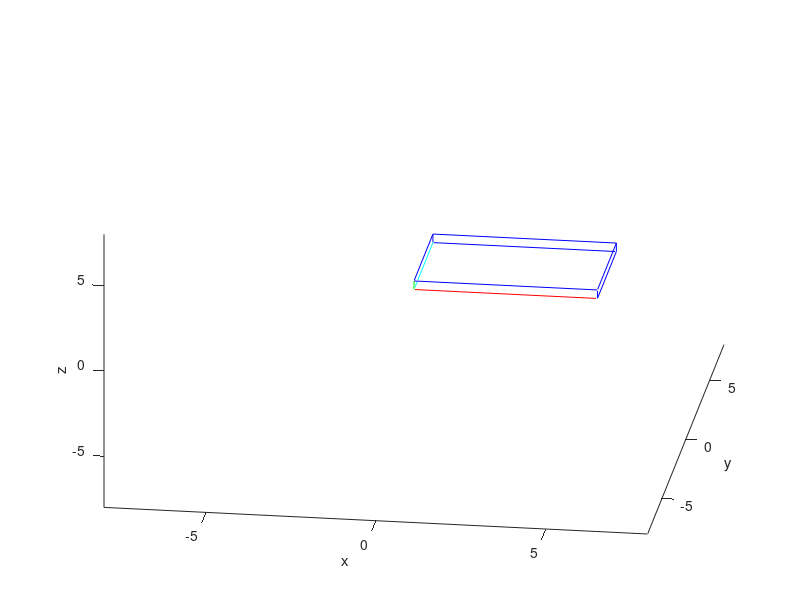

Here is the MATLAB script that generated this plot: (Note: this script raises an error after producing the figure.)
%Brian Lui
%bl569
%MAE 5730- Intermediate Dynamics

%a. 
%Draw a box that is long in the x direction and narrow in 
%the z direction so the moment of inertia in the reference
%configuration could plausibly be:
%I = [1 0 0; 0 2 0; 0 0 3];

clear all;
close all;

%Setting up I to have the desired stuff
m = 1;
b = sqrt(24/m) + 0.5;          %length of box base
w = sqrt(12/m) + 0.5;          %length of box width
h = 0.5;                       %length of box height

I0 = [w^2+h^2,       0,        0;...
           0, b^2+h^2,        0;...
           0,       0, b^2+w^2] * m/12;
I0 = round(I0);


%Making the box
vertex1 = [0, 0, 0];
vertex2 = [0, 0, h];
vertex3 = [0, w, 0];
vertex4 = [0, w, h];
vertex5 = [b, 0, 0];
vertex6 = [b, 0, h];
vertex7 = [b, w, 0];
vertex8 = [b, w, h];

%Each column represents a vertex
%    A, B, C, D, E, F, G, H
x = [0, 0, b, b, b, b, 0, 0];
y = [0, 0, 0, 0, w, w, w, w];
z = [0, h, h, 0, 0, h, h, 0];

%Edges AB, BC, CD, DA, DE, DF, FG, GH, AH, BG, CF, BE
%Bottom square- ABCD
edgeAB = [x(1), x(2); y(1), y(2); z(1), z(2)];
edgeBC = [x(2), x(3); y(2), y(3); z(2), z(3)];
edgeCD = [x(3), x(4); y(3), y(4); z(3), z(4)];
edgeAD = [x(1), x(4); y(1), y(4); z(1), z(4)];

%Top square- EFGH
edgeEF = [x(5), x(6); y(5), y(6); z(5), z(6)];
edgeFG = [x(6), x(7); y(6), y(7); z(6), z(7)];
edgeGH = [x(7), x(8); y(7), y(8); z(7), z(8)];
edgeHE = [x(5), x(8); y(5), y(8); z(5), z(8)];

%Connecting the two squares
edgeAH = [x(1), x(8); y(1), y(8); z(1), z(8)];
edgeBG = [x(2), x(7); y(2), y(7); z(2), z(7)];
edgeCF = [x(3), x(6); y(3), y(6); z(3), z(6)];
edgeDE = [x(4), x(5); y(4), y(5); z(4), z(5)];

figure(1);
plot3(edgeAB(1,:),edgeAB(2,:), edgeAB(3,:), 'g');
hold on;
plot3(edgeBC(1,:),edgeBC(2,:), edgeBC(3,:), 'b');
plot3(edgeCD(1,:),edgeCD(2,:), edgeCD(3,:), 'b');
plot3(edgeAD(1,:),edgeAD(2,:), edgeAD(3,:), 'r');
%plot top box
plot3(edgeEF(1,:),edgeEF(2,:), edgeEF(3,:), 'b');
plot3(edgeFG(1,:),edgeFG(2,:), edgeFG(3,:), 'b');
plot3(edgeGH(1,:),edgeGH(2,:), edgeGH(3,:), 'b');
plot3(edgeHE(1,:),edgeHE(2,:), edgeHE(3,:), 'b');

plot3(edgeAH(1,:),edgeAH(2,:), edgeAH(3,:), 'c');
plot3(edgeBG(1,:),edgeBG(2,:), edgeBG(3,:), 'b');
plot3(edgeCF(1,:),edgeCF(2,:), edgeCF(3,:), 'b');
plot3(edgeDE(1,:),edgeDE(2,:), edgeDE(3,:), 'b');

axis([-8 8 -8 8 -8 8]);
xlabel('x');
ylabel('y');
zlabel('z');
set(gca, 'View', [8, 35]);
hold off;



%b.    
%Simulate and animate the torque-free motion of this box using the Euler 
%equations and the initial condition w0 = [0.01, 1, 0]'. Integrate for a 
%long enough time that the motion is interesting. 
%Consider any other problems you like.

%input parameters
p.I0 = I0;      %initial inertia of object
p.M = 0;        %net moment acting on rigid object

%setting up the initial conditions
R_0 = eye(3);                      %Initally not rotating
omegaVector_0 = [0.01, 1.0, 0.0]';     %This is the initial angular velocity

%ode45 requires a column vector, so gots to convert R_0 to column
%State: R as 9x1, omegaVector as 3x1
z0 = [reshape(R_0, [9,1]); omegaVector_0];

%setting up the timescale
dur = 40;
npoints = 101;
tspan = linspace(0, dur, npoints);

%Doing ode45 to get the rotation matrix at each timestep
f = @(t,z) rhs(z,p);
[tArray, zArray] = ode45(f, tspan, z0);

%The first 9 columns make up the rotation matrix,
%the next 3 columns make up the omegaVector- don't need this for plot

%Rotating the box
for i = 1:length(tArray)
    %Reconstructing the rotation matrix
    rotAsVector = zArray(i, 1:9);
    rotAsMatrix = reshape(rotAsVector, [3,3]);
    
    %Doing the rotation
    xNew = zeros(8,1);
    yNew = zeros(8,1);
    zNew = zeros(8,1);
    for j = 1:length(x)
        vertexOld = [x(j) y(j) z(j)]';
        newVertex = rotAsMatrix * vertexOld;
        
        xNew(j) = newVertex(1);
        yNew(j) = newVertex(2);
        zNew(j) = newVertex(3);
    end
    
        %Bottom square- ABCD
    edgeAB = [xNew(1), xNew(2); yNew(1), yNew(2); zNew(1), zNew(2)];
    edgeBC = [xNew(2), xNew(3); yNew(2), yNew(3); zNew(2), zNew(3)];
    edgeCD = [xNew(3), xNew(4); yNew(3), yNew(4); zNew(3), zNew(4)];
    edgeAD = [xNew(1), xNew(4); yNew(1), yNew(4); zNew(1), zNew(4)];

    %Top square- EFGH
    edgeEF = [xNew(5), xNew(6); yNew(5), yNew(6); zNew(5), zNew(6)];
    edgeFG = [xNew(6), xNew(7); yNew(6), yNew(7); zNew(6), zNew(7)];
    edgeGH = [xNew(7), xNew(8); yNew(7), yNew(8); zNew(7), zNew(8)];
    edgeHE = [xNew(5), xNew(8); yNew(5), yNew(8); zNew(5), zNew(8)];

    %Connecting the two squares
    edgeAH = [xNew(1), xNew(8); yNew(1), yNew(8); zNew(1), zNew(8)];
    edgeBG = [xNew(2), xNew(7); yNew(2), yNew(7); zNew(2), zNew(7)];
    edgeCF = [xNew(3), xNew(6); yNew(3), yNew(6); zNew(3), zNew(6)];
    edgeDE = [xNew(4), xNew(5); yNew(4), yNew(5); zNew(4), zNew(5)];
    
    plot3(edgeAB(1,:),edgeAB(2,:), edgeAB(3,:), 'g');
    hold on;
    plot3(edgeBC(1,:),edgeBC(2,:), edgeBC(3,:), 'b');
    plot3(edgeCD(1,:),edgeCD(2,:), edgeCD(3,:), 'b');
    plot3(edgeAD(1,:),edgeAD(2,:), edgeAD(3,:), 'r');
    %plot top box
    plot3(edgeEF(1,:),edgeEF(2,:), edgeEF(3,:), 'b');
    plot3(edgeFG(1,:),edgeFG(2,:), edgeFG(3,:), 'b');
    plot3(edgeGH(1,:),edgeGH(2,:), edgeGH(3,:), 'b');
    plot3(edgeHE(1,:),edgeHE(2,:), edgeHE(3,:), 'b');

    plot3(edgeAH(1,:),edgeAH(2,:), edgeAH(3,:), 'c');
    plot3(edgeBG(1,:),edgeBG(2,:), edgeBG(3,:), 'b');
    plot3(edgeCF(1,:),edgeCF(2,:), edgeCF(3,:), 'b');
    plot3(edgeDE(1,:),edgeDE(2,:), edgeDE(3,:), 'b');

    axis([-8 8 -8 8 -8 8]);
    xlabel('x');
    ylabel('y');
    zlabel('z');

    set(gca, 'View', [8, 35]);
    hold off;
    pause(0.001);
end




function zdot = rhs(z, p)
    I0 = p.I0;
    M = p.M;
    %extracting the state
    R = reshape(z(1:9,1), [3,3]);
    omegaVector = z(10:12,1);
    
    %This is the skew symmetric version of omegaVector
    omegaTensor = [0, -omegaVector(3),  omegaVector(2);...
      omegaVector(3),               0, -omegaVector(1);...
     -omegaVector(2),  omegaVector(1),              0];
    
    I = R * I0 * R';
    omegaVectorDot = inv(I) * (eye(3,1)*M - cross(omegaVector, I*omegaVector));
    Rdot = omegaTensor * R;
    zdot = [reshape(Rdot, [9,1]); omegaVectorDot];
end